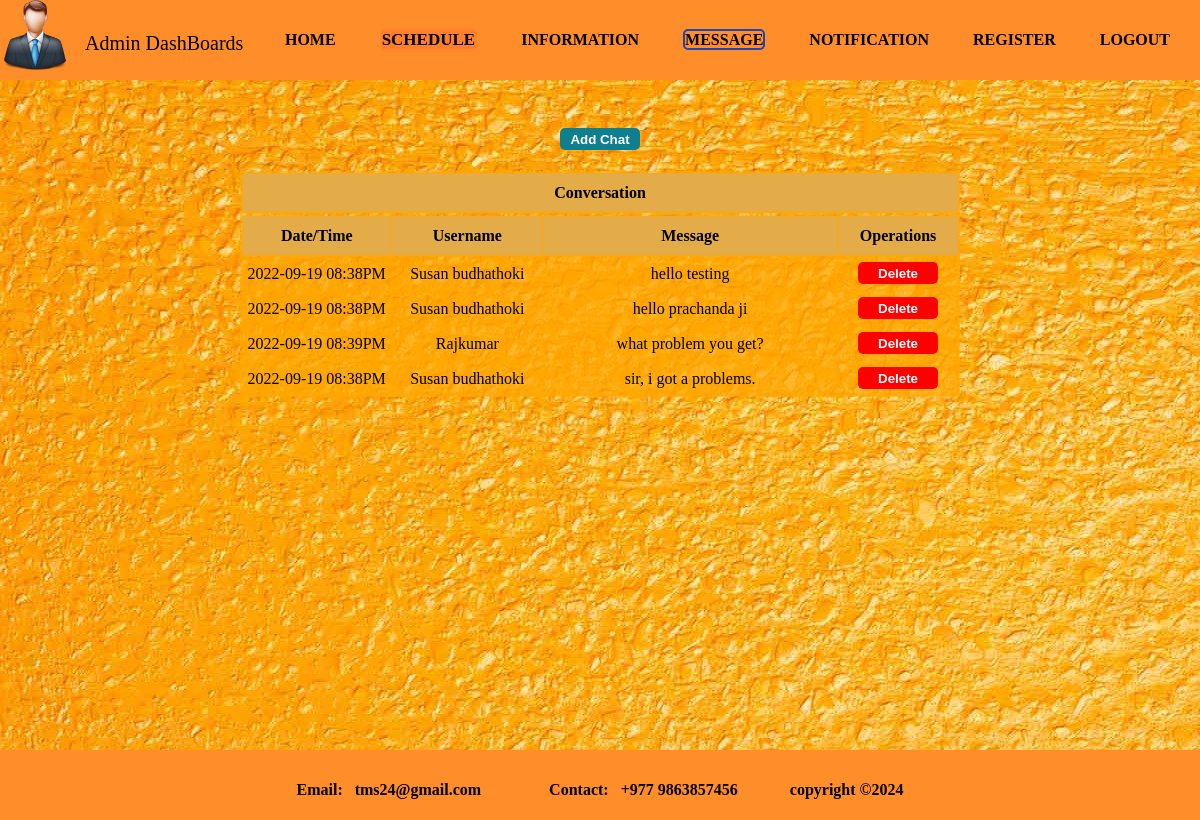
The app's page /chatdisplay.php?id=32 (signed in) with its own data.
### tables this page shows
CREATE TABLE `chat` (
  `id` int(100) NOT NULL,
  `date` varchar(255) NOT NULL,
  `message` varchar(100) NOT NULL,
  `sender_id` int(50) NOT NULL,
  `receiver_id` int(50) NOT NULL
);

CREATE TABLE `users` (
  `id` int(100) NOT NULL,
  `date` varchar(255) NOT NULL,
  `name` varchar(100) NOT NULL,
  `email` varchar(100) NOT NULL,
  `password` varchar(100) NOT NULL,
  `user_type` varchar(100) NOT NULL
);

### chatdisplay.php (the view, shortened to what this page needs)
<html>
<head>
<link rel="stylesheet" type="text/css" href="style.css">
</head>
<body>
<div class="wrapper">
	<header>
		<div class="icon">
		<a href='http://localhost/tms/adminhome.php'>
        <img src="img/admindash.jpg" height="70px" width="70px"></a></div>
		<div class="tms">
		<a href='http://localhost/tms/adminhome.php'style="text-decoration: none"><p style="color:black; font-size: 20px;">Admin DashBoards</p></a>
	    </div>
		<nav>
                <ul id='MenuItems'>
                    <li><a href='http://localhost/tms/adminhome.php'><b>HOME</a></li>
                    <li><div class="dropdown" >
 				    <button onclick="myFunction()" class="dropbtn"><b style="background-color:#ff7f2a";>SCHEDULE</b></button>
                    </div></li>
                    <li><a href='http://localhost/tms/recorddisplay.php'><b>INFORMATION</b></a></li>
                    <li><a a class="active" href='http://localhost/tms/message.php'><b>MESSAGE</b></a></li>
                    <li><a href='http://localhost/tms/notifydisplay.php'><b>NOTIFICATION</b></a></li>
                    <li><a href='http://localhost/tms/displayregister.php'><b>REGISTER</b></a></li>
                    <li><a href='http://localhost/tms/logoutbox.php'><b>LOGOUT</b></a></li>
                </ul>
        </nav>
	</header>
	<section>
		<div class="admin-img">
			<br><br><br>
<?php
include("config.php");
$id1 = $_GET['id'];
$id2 = $_SESSION['id'];
$query= "SELECT *, users.name as username FROM chat join users on chat.sender_id = users.id WHERE chat.sender_id = $id1 && chat.receiver_id = $id2 || chat.sender_id = $id2 && chat.receiver_id = $id1 ORDER BY chat.date DESC";
$data = mysqli_query($conn,$query);
$total = mysqli_num_rows($data);
if($total != 0)
{
	?>
	<h3 align="center"><a href='chat.php?id=<?php echo $id1 ?>'><input type='submit' value='Add Chat' class='chat'></a></h3><br>
	<center><table border="3" cellspacing="7" width="60%">
		<tr><th width="10%" height="40px">Conversation</th></tr>
		<table class="table" border="3" cellspacing="7" width="60%">
		<tr>
		<th width="10%">Date/Time</th>
		<th width="10%">Username</th>
		<th width="20%">Message</th>
		<th width="5%">Operations</th>
		</tr>
	<?php
	while($result = mysqli_fetch_assoc($data))
	{
	echo "<tr>
		      <td>".$result['date']."</td>
		      <td>".$result['username']."</td>
		      <td>".$result['message']."</td>
		      <td>
		      <a href='chatdelete.php?id=$result[id]'><input type='submit' value='Delete' class='delete' onclick='return checkdelete()'></a></td>
		</tr>
		";
    }
}
?>
</table>
</center>
</div>
		</section>
		<footer><br>
			<p style="color:black; text-align: center; font-style: new time romans"><br>
				Email: &nbsp tms24@gmail.com &nbsp &nbsp &nbsp &nbsp &nbsp &nbsp &nbsp &nbsp
				Contact: &nbsp +977 9863857456 &nbsp; &nbsp; &nbsp; &nbsp; &nbsp; &nbsp; copyright ©2024
			</p>
		</footer>
	</div>
</body>
</html>

### style.css (style rules this page uses)
html, body, div, span, object, iframe, h1, h2, h3, h4, h5, h6, p, blockquote, pre, abbr, address, cite, code, del, dfn, em, img, ins, kbd, q, samp, small, strong, sub, sup, var, b, i, dl, dt, dd, ol, ul, li, fieldset, form, label, legend, table, caption, tbody, tfoot, thead, tr, th, td, article, aside, canvas, details, figcaption, figure, footer, header, hgroup, menu, nav, section, summary, time, mark, audio, video { margin:0; padding:0; border:0; outline:0; font-size:100%; vertical-align:baseline; background:transparent; }
body { line-height:1; }
article,aside,details,figcaption,figure, footer,header,hgroup,menu,nav,section { display:block; }
nav ul { list-style:none; }
a { margin:0; padding:0; font-size:100%; vertical-align:baseline; background:transparent; }
table { border-collapse:collapse; border-spacing:0; }
input, select { vertical-align:middle; }
.wrapper { height: 670px; width: 100%; background-color: #ff7f2a; }
header { height: 80px; width: 100%; background-color: #ff8d2a; }
section { height: 670px; width: 100%; background-color: #EAECEE; }
footer { height: 70px; width: 100%; background-color: #ff8d2a; }
.icon { float: left; }
.tms { float: left; padding: 8px; line-height: 70px; padding-left: 15px; display: ; color: black; text-decoration: none; }
li a { color: black; text-decoration: none; }
nav { float: right; word-spacing: 40px; padding: 0px; margin-right: 30px; }
nav li { display: inline-block; line-height: 80px; }
nav a.active { border: 2px solid #1c45b9; border-radius: 5px; transition: .5s; }
* { margin:0; padding:0; box-sizing: border-box; outline: none; border:none; text-decoration: none; }
* { padding-right: 0; margin: 0; box-sizing: border-box; }
section .admin-img { height: 670px; margin-top: 0px; background-image: url("img/tms11.jpg"); }

### chatdisplay.php (style rules this page uses)
.dropdown { position: relative; display: inline-block; border: 2px solid #ff7f2a6e; border-radius: 5px; transition: .5s; line-height: 20px; }
.dropbtn { font-family: new times romans; color: black; text-decoration: none; font-size: 17px; cursor: pointer; background-color: #ff7f2a6e; }
body { height: 670px; margin-top: 0px; }
table,tr ,th,td { text-align: center; height: 30px; padding-top: 5px; border: 3px solid #ffa50059; background-color:#ffa50059; }
th { height: 40px; padding-top: 10px; background-color: #e3ac48; }
.delete ,.chat { background-color: green; color: white; border: 0; outline: none; border-radius: 5px; height: 22px; width: 80px; font-weight: bold; cursor: pointer; text-align: center; margin-bottom: 5px; }
.delete { background-color: red; }
.chat { background-color: #0d7f8f; }

### records on screen
chat: sender.date "2022-09-19 08:38PM", sender.name "Susan budhathoki", message "hello testing"
chat: sender.date "2022-09-19 08:38PM", sender.name "Susan budhathoki", message "hello prachanda ji"
chat: sender.date "2022-09-19 08:39PM", sender.name "Rajkumar", message "what problem you get?"
chat: sender.date "2022-09-19 08:38PM", sender.name "Susan budhathoki", message "sir, i got a problems."
